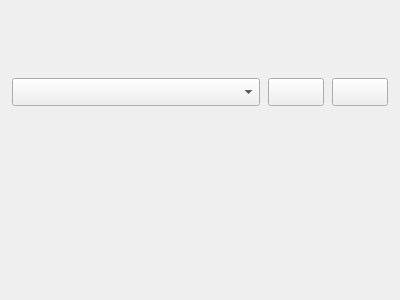
<?xml version="1.0" encoding="UTF-8"?>
<ui version="4.0">
 <class>DataSaveWidget</class>
 <widget class="QWidget" name="DataSaveWidget">
  <property name="geometry">
   <rect>
    <x>0</x>
    <y>0</y>
    <width>400</width>
    <height>300</height>
   </rect>
  </property>
  <property name="windowTitle">
   <string>Form</string>
  </property>
  <layout class="QVBoxLayout" name="verticalLayout">
   <property name="spacing">
    <number>6</number>
   </property>
   <property name="leftMargin">
    <number>12</number>
   </property>
   <property name="topMargin">
    <number>12</number>
   </property>
   <property name="rightMargin">
    <number>12</number>
   </property>
   <property name="bottomMargin">
    <number>12</number>
   </property>
   <item>
    <layout class="QHBoxLayout" name="horizontalLayoutTitle">
     <property name="spacing">
      <number>6</number>
     </property>
     <item>
      <widget class="QLabel" name="labelTitleBar">
       <property name="minimumSize">
        <size>
         <width>3</width>
         <height>14</height>
        </size>
       </property>
       <property name="maximumSize">
        <size>
         <width>3</width>
         <height>14</height>
        </size>
       </property>
       <property name="text">
        <string/>
       </property>
      </widget>
     </item>
     <item>
      <widget class="QLabel" name="labelTitle">
       <property name="text">
        <string/>
       </property>
      </widget>
     </item>
     <item>
      <spacer name="horizontalSpacerTitle">
       <property name="orientation">
        <enum>Qt::Orientation::Horizontal</enum>
       </property>
       <property name="sizeHint" stdset="0">
        <size>
         <width>40</width>
         <height>20</height>
        </size>
       </property>
      </spacer>
     </item>
    </layout>
   </item>
   <item>
    <widget class="QLabel" name="labelDbInfo">
     <property name="text">
      <string/>
     </property>
     <property name="role" stdset="0">
      <string>footnote</string>
     </property>
    </widget>
   </item>
   <item>
    <widget class="QLabel" name="labelRecordCount">
     <property name="text">
      <string/>
     </property>
    </widget>
   </item>
   <item>
    <layout class="QHBoxLayout" name="horizontalLayoutAction">
     <property name="spacing">
      <number>8</number>
     </property>
     <item>
      <widget class="QComboBox" name="comboBoxTimeRange">
       <property name="minimumSize">
        <size>
         <width>0</width>
         <height>28</height>
        </size>
       </property>
       <property name="sizePolicy">
        <sizepolicy hsizetype="Expanding" vsizetype="Fixed">
         <horstretch>1</horstretch>
         <verstretch>0</verstretch>
        </sizepolicy>
       </property>
      </widget>
     </item>
     <item>
      <widget class="QPushButton" name="pushButtonQuery">
       <property name="minimumSize">
        <size>
         <width>56</width>
         <height>28</height>
        </size>
       </property>
       <property name="cursor">
        <cursorShape>PointingHandCursor</cursorShape>
       </property>
       <property name="text">
        <string/>
       </property>
      </widget>
     </item>
     <item>
      <widget class="QPushButton" name="pushButtonExport">
       <property name="minimumSize">
        <size>
         <width>56</width>
         <height>28</height>
        </size>
       </property>
       <property name="cursor">
        <cursorShape>PointingHandCursor</cursorShape>
       </property>
       <property name="text">
        <string/>
       </property>
      </widget>
     </item>
    </layout>
   </item>
   <item>
    <spacer name="verticalSpacer">
     <property name="orientation">
      <enum>Qt::Orientation::Vertical</enum>
     </property>
     <property name="sizeHint" stdset="0">
      <size>
       <width>20</width>
       <height>10</height>
      </size>
     </property>
    </spacer>
   </item>
  </layout>
 </widget>
 <resources/>
 <connections/>
</ui>
